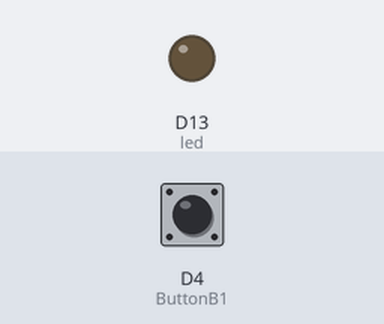
Bench run of a program on a simulated Adafruit Feather M0. On the bench: output pins drawn as LEDs (lit = HIGH). Inputs (shaded band) come from the test bench; at power-on: D4 (ButtonB1) LOW. What the program prints to the serial monitor is not drawn.

Above: at 1.2 s.
1.3 s: D4 (ButtonB1) pulled HIGH for 0.15 s
At 2.5 s:
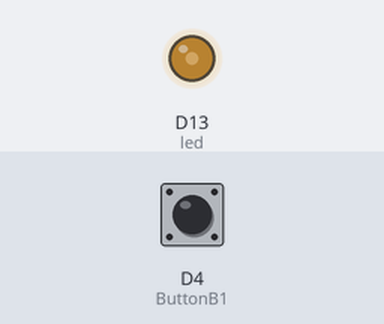
2.9 s: D4 (ButtonB1) pulled HIGH for 1 s
At 3.8 s:
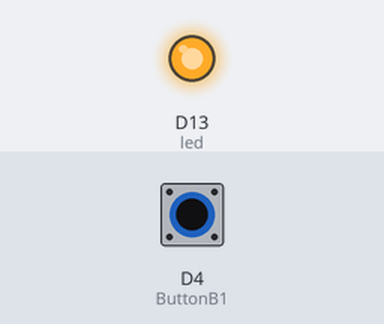
5.9 s: D4 (ButtonB1) pulled HIGH for 3.2 s
At 6.14 s:
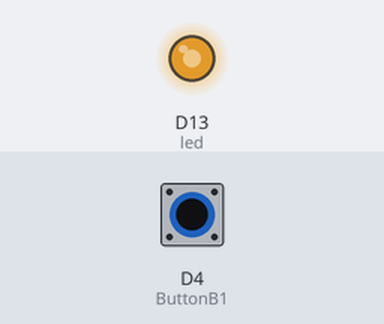
Timing chart, 0 to 8.9 s (numbered marks = the images above; inputs shaded):
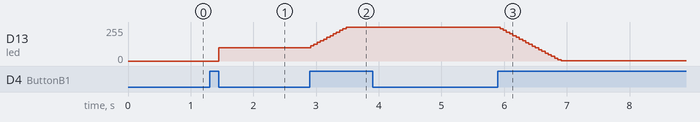

The program:

main.cpp
```cpp
/*
  Led-valon säätö. Nappi B1:n nopea painallus sytyttää led-valon. Saman napin pitkä painallus
  vuorotellen kirkastaa tai himmentää valoa. Uusi lyhyt painallus sammuttaa valon.
  Valon kirkkaus vaihtelee välillä 2 - 255. Kun sammutettu valo kytketään päälle,
  valon kirkkaudeksi asettuu 100. Kun sammutettu valo kytketään päälle,
  ensimmäinen pitkä painallus kirkastaa valoa.

  Jyri Turkki 02/2024
*/

#include <Arduino.h>

int led = 13;                  // led-valon pin
volatile int kirkkaus = 0;     // led-valon kirkkaus
int fadeStep = 5;              // kuinka monta prosenttia led valo muuttuu;
int kirkkaudenMuutos = 0;      // muutosaskel ledin kirkkaudelle fadeStep prosenttia

int ButtonB1 = 4;

volatile boolean kirkastusPaalla = true;
volatile boolean nappiPohjassa = false;
volatile boolean valoPaalla = false;

unsigned long aika = 0;             // ajanhetki josta mitataan rajaAika-mittainen aika kirkkauden muutokselle
unsigned long rajaAika = 50;        // aikaväli kuinka usein ledin kirkkautta muutetaan nappia painettaessa
unsigned long napinPainoAika = 0;   // miten kauan nappi on ollut pohjassa (lyhyt/pitkä painallus)
unsigned long pitkaPainoAika = 250; // painallus on pitkä, jos se kestää yli 250 ms.

void nappiMuutos();


void setup()
{
  pinMode(led, OUTPUT);
  pinMode(ButtonB1, INPUT);


   // Serialmonitorin alustus Debuggausta varten
  Serial.begin(9600);
  while(!Serial);


  attachInterrupt(digitalPinToInterrupt(ButtonB1), nappiMuutos, CHANGE);  // keskeytys painonapille

  aika = millis();
  kirkkaudenMuutos = ceil((fadeStep/100.0) * 255);   // askel kirkkauden muutokselle fadeStep prosenttia

}

void loop()
{
   Serial.println(kirkkaus);             // debuggaukseen käytetty kirkkauden tulostus monitoriin

  if (!valoPaalla)                      // jos valo kytketty pois päältä, sammutetaan led
    kirkkaus = 0;

  analogWrite(led, kirkkaus);

  if ((millis() - aika) > rajaAika) {       // rajaAjan välein muutetaan kirkkausta jos kirkastus
                                            // tai himmennys päällä

    if (nappiPohjassa)                    // pitkän painalluksen yhteydessä tehtävät muutokset valon kirkkauteen
    {
      if ((kirkastusPaalla) && (kirkkaus < 255) && napinPainoAika-millis() > pitkaPainoAika)     // kirkastus kun pitkä painallus
      {
        kirkkaus = kirkkaus + kirkkaudenMuutos;
        if (kirkkaus > 255)
          kirkkaus = 255;                 // varmistetaan ettei kirkkaus mene yli maksimin
      }

      if ((!kirkastusPaalla) && (kirkkaus > 2) && napinPainoAika-millis() > pitkaPainoAika) // himmennys kun pitkä painallus
      {
          kirkkaus = kirkkaus - kirkkaudenMuutos;
          if (kirkkaus < 2)
            kirkkaus = 2;                 // varmistetaan ettei kirkkaus mene alle kahden (valoa ei saa sammuksiin himmennyksellä)
      }
    }

  aika = millis();        // aloitetaan uudestaan mittaamaan aikaa rajaAikaan saakka
  }

}


void nappiMuutos()                   // kutsutaan kun nappi painuu alas ja kun nousee ylös
{
  nappiPohjassa = !nappiPohjassa;
  if (nappiPohjassa)                    // aina kun nappi painetaan pohjaan, otetaan talteen painallusaika
    napinPainoAika = millis();


  // kun nappi vapautetaan, tarkistetaan oliko pitkä vai lyhyt painallus. Lyhyt -> valo päälle tai pois, pitkä -> kirkastus päälle tai pois.
  if ((!nappiPohjassa) && (millis() - napinPainoAika < pitkaPainoAika))
  {
    valoPaalla = !valoPaalla;
    if (valoPaalla)
      kirkkaus = 100;
  }

  if ((!nappiPohjassa) && (millis() - napinPainoAika >= pitkaPainoAika))
    kirkastusPaalla = !kirkastusPaalla;
}
```

Measured:
- after the input at 1.3 s, D13 (led): 0/255 → 100/255 after 0.15 s
- after the input at 2.9 s, D13 (led): moves from 100/255 to 255/255 over 0.56 s, starting at once
- after the input at 5.9 s, D13 (led): moves from 255/255 to 2/255 over 0.97 s, starting at once
